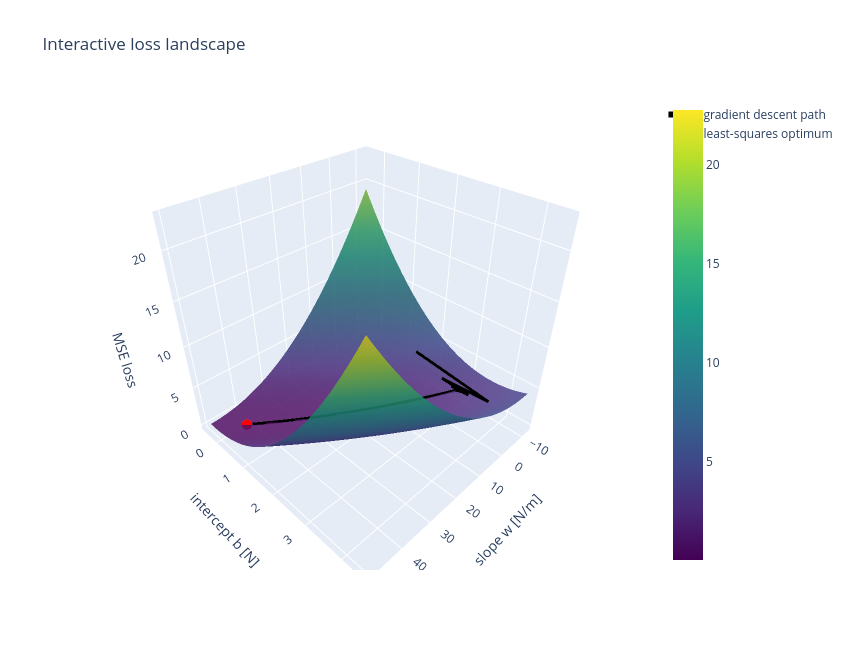

The code cell stored with this chart in its notebook:
### Markdown cell above
### Interactive loss landscape

The contour plot shows level curves of the loss. The same information can be viewed as a three-dimensional surface, where the horizontal axes are the parameters $w$ and $b$, and the vertical axis is the MSE loss. Plotly creates an interactive surface that can be rotated, zoomed, and inspected directly in the notebook.

### Code cell
import plotly.graph_objects as go

fig = go.Figure()

loss_lstsq = torch.mean((model_prediction(x, w_lstsq, b_lstsq) - y)**2).item()

fig.add_trace(
    go.Surface(
        x=W.numpy(),
        y=B.numpy(),
        z=Loss_grid.numpy(),
        colorscale="Viridis",
        opacity=0.85,
        name="MSE loss",
        showscale=True,
    )
)

fig.add_trace(
    go.Scatter3d(
        x=path[:, 0],
        y=path[:, 1],
        z=path[:, 2],
        mode="lines",
        line=dict(color="black", width=6),
        name="gradient descent path",
    )
)

fig.add_trace(
    go.Scatter3d(
        x=[w_lstsq.item()],
        y=[b_lstsq.item()],
        z=[loss_lstsq],
        mode="markers",
        marker=dict(color="red", size=6),
        name="least-squares optimum",
    )
)

fig.update_layout(
    title="Interactive loss landscape",
    scene=dict(
        xaxis_title="slope w [N/m]",
        yaxis_title="intercept b [N]",
        zaxis_title="MSE loss",
    ),
    width=850,
    height=650,
)

fig.show()

### Figure 1 — Plotly figure (JSON) as saved in the notebook; plotly's stock layout.template omitted (floating-point values rounded to 4 significant figures; data arrays with more than 128 entries replaced by an {"elided": "..."} marker saying what was removed)
{"data": [{"colorscale": [[0, "#440154"], [0.1111, "#482878"], [0.2222, "#3e4989"], [0.3333, "#31688e"], [0.4444, "#26828e"], [0.5556, "#1f9e89"], [0.6667, "#35b779"], [0.7778, "#6ece58"], [0.8889, "#b5de2b"], [1, "#fde725"]], "name": "MSE loss", "opacity": 0.85, "showscale": true, "type": "surface", "x": {"elided": "160x160 float values"}, "y": {"elided": "160x160 float values"}, "z": {"elided": "160x160 float values"}}, {"line": {"color": "black", "width": 6}, "mode": "lines", "name": "gradient descent path", "type": "scatter3d", "x": {"elided": "2000 float values"}, "y": {"elided": "2000 float values"}, "z": {"elided": "2000 float values"}}, {"marker": {"color": "red", "size": 6}, "mode": "markers", "name": "least-squares optimum", "type": "scatter3d", "x": [42.48], "y": [0.1395], "z": [0.05686]}], "layout": {"height": 650, "scene": {"xaxis": {"title": {"text": "slope w [N/m]"}}, "yaxis": {"title": {"text": "intercept b [N]"}}, "zaxis": {"title": {"text": "MSE loss"}}}, "title": {"text": "Interactive loss landscape"}, "width": 850}}
